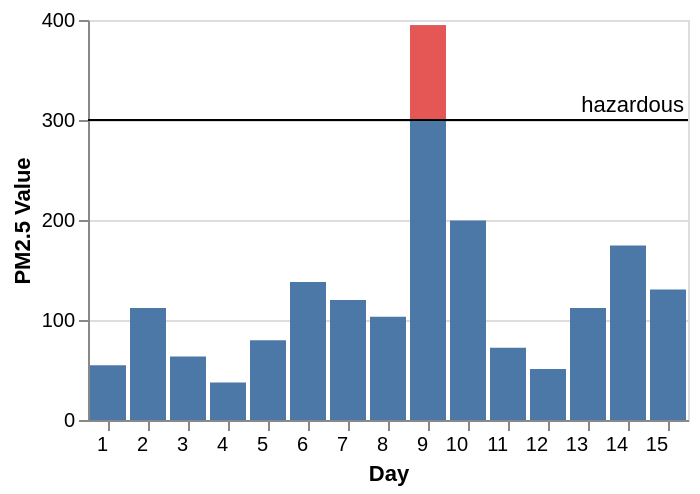

Describe this chart as a Vega-Lite specification.
### Vega specification from a JSON file in a GitHub repository (floating-point values rounded to 4 significant figures)
{"$schema": "https://vega.github.io/schema/vega/v5.json", "description": "The PM2.5 value of Beijing observed 15 days, highlighting the days when PM2.5 level is hazardous to human health. Data source https://chartaccent.github.io/chartaccent.html", "background": "white", "padding": 5, "height": 200, "style": "cell", "data": [{"name": "source_0", "values": [{"Day": 1, "Value": 54.8}, {"Day": 2, "Value": 112.1}, {"Day": 3, "Value": 63.6}, {"Day": 4, "Value": 37.6}, {"Day": 5, "Value": 79.7}, {"Day": 6, "Value": 137.9}, {"Day": 7, "Value": 120.1}, {"Day": 8, "Value": 103.3}, {"Day": 9, "Value": 394.8}, {"Day": 10, "Value": 199.5}, {"Day": 11, "Value": 72.3}, {"Day": 12, "Value": 51.1}, {"Day": 13, "Value": 112}, {"Day": 14, "Value": 174.5}, {"Day": 15, "Value": 130.5}]}, {"name": "source_1", "values": [{}]}, {"name": "data_1", "source": "source_0", "transform": [{"type": "stack", "groupby": ["Day"], "field": "Value", "sort": {"field": [], "order": []}, "as": ["Value_start", "Value_end"], "offset": "zero"}, {"type": "filter", "expr": "isValid(datum[\"Value\"]) && isFinite(+datum[\"Value\"])"}]}, {"name": "data_2", "source": "source_0", "transform": [{"type": "filter", "expr": "datum.Value >= 300"}, {"type": "formula", "expr": "300", "as": "baseline"}, {"type": "filter", "expr": "isValid(datum[\"baseline\"]) && isFinite(+datum[\"baseline\"])"}]}], "signals": [{"name": "x_step", "value": 20}, {"name": "width", "update": "bandspace(domain('x').length, 0.1, 0.05) * x_step"}], "marks": [{"name": "layer_0_layer_0_marks", "type": "rect", "style": ["bar"], "from": {"data": "data_1"}, "encode": {"update": {"fill": {"value": "#4c78a8"}, "ariaRoleDescription": {"value": "bar"}, "description": {"signal": "\"Day: \" + (isValid(datum[\"Day\"]) ? datum[\"Day\"] : \"\"+datum[\"Day\"]) + \"; Value: \" + (format(datum[\"Value\"], \"\"))"}, "x": {"scale": "x", "field": "Day"}, "width": {"scale": "x", "band": 1}, "y": {"scale": "y", "field": "Value_end"}, "y2": {"scale": "y", "field": "Value_start"}}}}, {"name": "layer_0_layer_1_marks", "type": "rect", "style": ["bar"], "from": {"data": "data_2"}, "encode": {"update": {"fill": {"value": "#e45755"}, "ariaRoleDescription": {"value": "bar"}, "description": {"signal": "\"Day: \" + (isValid(datum[\"Day\"]) ? datum[\"Day\"] : \"\"+datum[\"Day\"]) + \"; PM2.5 Value: \" + (format(datum[\"baseline\"], \"\")) + \"; Value: \" + (format(datum[\"Value\"], \"\"))"}, "x": {"scale": "x", "field": "Day"}, "width": {"scale": "x", "band": 1}, "y": {"scale": "y", "field": "baseline"}, "y2": {"scale": "y", "field": "Value"}}}}, {"name": "layer_1_layer_0_marks", "type": "rule", "style": ["rule"], "from": {"data": "source_1"}, "encode": {"update": {"stroke": {"value": "black"}, "x": {"field": {"group": "width"}}, "x2": {"value": 0}, "y": {"scale": "y", "value": 300}}}}, {"name": "layer_1_layer_1_marks", "type": "text", "style": ["text"], "from": {"data": "source_1"}, "encode": {"update": {"align": {"value": "right"}, "baseline": {"value": "bottom"}, "text": {"value": "hazardous"}, "dx": {"value": -2}, "dy": {"value": -2}, "fill": {"value": "black"}, "x": {"field": {"group": "width"}}, "y": {"scale": "y", "value": 300}}}}], "scales": [{"name": "x", "type": "band", "domain": {"fields": [{"data": "data_1", "field": "Day"}, {"data": "data_2", "field": "Day"}], "sort": true}, "range": {"step": {"signal": "x_step"}}, "paddingInner": 0.1, "paddingOuter": 0.05}, {"name": "y", "type": "linear", "domain": {"fields": [{"data": "data_1", "field": "Value_start"}, {"data": "data_1", "field": "Value_end"}, {"data": "data_2", "field": "baseline"}, {"data": "data_2", "field": "Value"}, [300]]}, "range": [{"signal": "height"}, 0], "nice": true, "zero": true}], "axes": [{"scale": "y", "orient": "left", "gridScale": "x", "grid": true, "tickCount": {"signal": "ceil(height/40)"}, "domain": false, "labels": false, "aria": false, "maxExtent": 0, "minExtent": 0, "ticks": false, "zindex": 0}, {"scale": "x", "orient": "bottom", "grid": false, "title": "Day", "labelAngle": 0, "labelAlign": "right", "labelBaseline": "top", "zindex": 0}, {"scale": "y", "orient": "left", "grid": false, "title": "PM2.5 Value", "labelOverlap": true, "tickCount": {"signal": "ceil(height/40)"}, "zindex": 0}]}
